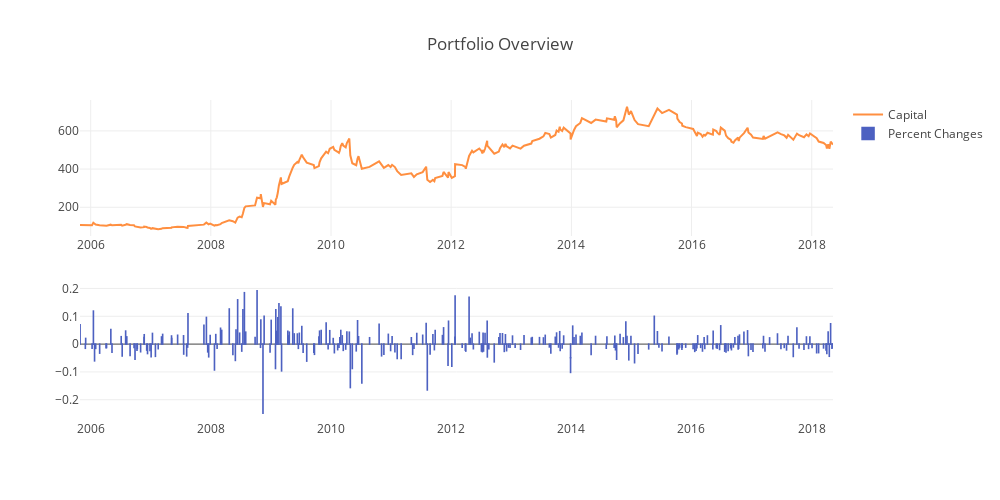

Notebook cell for this chart:
### Code cell
aal = get_stock_data_av('AAL','full')
add_BB_to_data(21,.3,aal)
add_peak_valley_points(aal)
add_returns(aal)
find_signals(aal)
p_l_aal = calculate_postion_list(aal)
wins,losses,per = wins_losses_precents(p_l_aal)
cap_list = get_cap_list(p_l_aal)
plot_yeild(cap_list,per)
stock_stats = performance(cap_list,per,p_l_aal,aal)

### Figure 1 — Plotly figure (JSON) as saved in the notebook; plotly's stock layout.template omitted (floating-point values rounded to 4 significant figures; data arrays with more than 128 entries replaced by an {"elided": "..."} marker saying what was removed)
{"data": [{"line": {"color": "#ff8f40"}, "name": "Capital", "type": "scatter", "x": {"elided": "280 str values"}, "xaxis": "x1", "y": {"elided": "280 float values"}, "yaxis": "y1"}, {"marker": {"color": "#4d61c1", "line": {"color": "#4d61c1", "width": 1.5}}, "name": "Percent Changes", "type": "bar", "x": {"elided": "280 str values"}, "xaxis": "x2", "y": {"elided": "280 float values"}, "yaxis": "y2"}], "layout": {"height": 500, "title": "Portfolio Overview", "width": 1000, "xaxis1": {"anchor": "y1", "domain": [0, 1]}, "xaxis2": {"anchor": "y2", "domain": [0, 1]}, "yaxis1": {"anchor": "x1", "domain": [0.575, 1]}, "yaxis2": {"anchor": "x2", "domain": [0, 0.425]}}}
